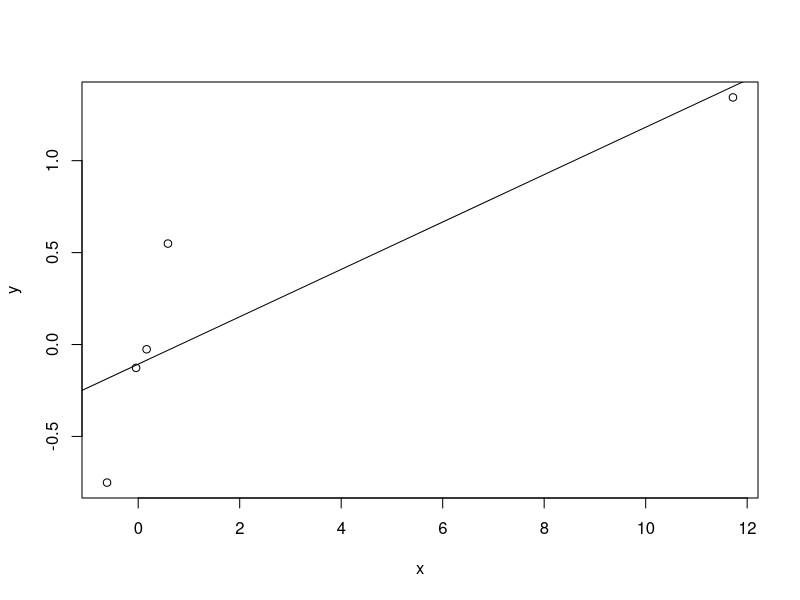

This chart was generated by the following R code:
## ---- chunk 1
library(dplyr)
## ---- chunk 2
grouped.cars <- mtcars %>% group_by(as.factor(cyl))
## ---- chunk 3
fit.result <- with(grouped.cars, lm(mpg ~ wt+as.factor(cyl)))
fit.result
fit.result$coefficients['as.factor(cyl)8']
## ---- chunk 4
fit.result <- with(grouped.cars, lm(mpg ~ wt+as.factor(cyl)))
fit.result
fit.result$coefficients['as.factor(cyl)8']
## ---- chunk 5
fit.result <- with(grouped.cars, lm(mpg ~ as.factor(cyl)))
fit.result
fit.result$coefficients['as.factor(cyl)8']
## ---- chunk 6
fit.result.no.interaction <- with(grouped.cars, lm(mpg ~ wt+as.factor(cyl)))
summary(fit.result.no.interaction)
## ---- chunk 7
fit.result.with.interaction <- with(grouped.cars, lm(mpg ~ wt+as.factor(cyl)+wt*as.factor(cyl)))
summary(fit.result.with.interaction)
## ---- chunk 8
likelihood.ratio.test <- anova(fit.result.no.interaction,
                               fit.result.with.interaction)
likelihood.ratio.test
## ---- chunk 9
lm(mpg ~ I(wt * 0.5) + factor(cyl), data = mtcars)
## ---- chunk 10
x <- c(0.586, 0.166, -0.042, -0.614, 11.72)
y <- c(0.549, -0.026, -0.127, -0.751, 1.344)
## ---- chunk 11
fit <- lm(y~x)
plot(y~x)
abline(fit)
## ---- chunk 12
hatvalues(fit)
## ---- chunk 13
x <- c(0.586, 0.166, -0.042, -0.614, 11.72)
y <- c(0.549, -0.026, -0.127, -0.751, 1.344)
## ---- chunk 14
dfbetas(fit)
